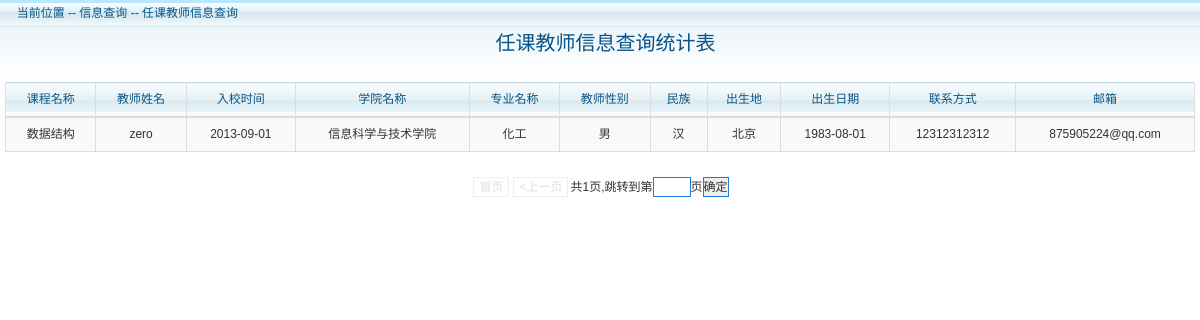
The app's page /students/teacherInfo.php?p=1 (signed in) with its own data.
### tables this page shows
CREATE TABLE IF NOT EXISTS `teacher` (
  `Id` int(10) NOT NULL COMMENT '教师ID',
  `Name` varchar(30) NOT NULL COMMENT '教师姓名',
  `Sex` varchar(10) NOT NULL COMMENT '教师性别',
  `Password` varchar(20) NOT NULL COMMENT '教师登录密码',
  `Academy` int(10) NOT NULL COMMENT '教师所属学院ID',
  `Permission` int(10) NOT NULL COMMENT '权限ID',
  `Speciality` int(10) NOT NULL COMMENT '专业ID',
  `Dates_Enrollment` date NOT NULL COMMENT '入校时间',
  `Phone` varchar(20) NOT NULL COMMENT '联系电话',
  `Identification_Card` varchar(20) NOT NULL COMMENT '身份证号',
  `Nation` varchar(20) NOT NULL COMMENT '民族',
  `BirthPlace` varchar(20) DEFAULT NULL COMMENT '出生地',
  `BirthDay` date DEFAULT NULL COMMENT '出生日期',
  `EMail` varchar(50) NOT NULL COMMENT '邮箱',
  PRIMARY KEY (`Id`),
  KEY `Permission` (`Permission`),
  KEY `Academy` (`Academy`),
  KEY `Speciality` (`Speciality`)
);

CREATE TABLE IF NOT EXISTS `curricula` (
  `Id` int(10) NOT NULL COMMENT '课程ID',
  `Name` varchar(30) NOT NULL COMMENT '课程名',
  `Credit` double NOT NULL COMMENT '学分',
  `Hours` int(10) NOT NULL COMMENT '学时',
  `Speciality_Id` int(10) NOT NULL COMMENT '专业ID',
  `Academy_Id` int(10) NOT NULL COMMENT '学院ID',
  `Type` int(10) NOT NULL COMMENT '课程性质 必修选修之类',
  `Contain` int(10) NOT NULL COMMENT '课程容量',
  PRIMARY KEY (`Id`),
  KEY `Speciality_Id` (`Speciality_Id`),
  KEY `Academy_Id` (`Academy_Id`),
  KEY `Type` (`Type`)
);

CREATE TABLE IF NOT EXISTS `academy` (
  `Id` int(10) NOT NULL COMMENT '学院ID',
  `Name` varchar(30) NOT NULL COMMENT '学院名称',
  PRIMARY KEY (`Id`)
);

CREATE TABLE IF NOT EXISTS `speciality` (
  `Id` int(10) NOT NULL COMMENT '专业ID',
  `Name` varchar(50) NOT NULL COMMENT '专业名称',
  PRIMARY KEY (`Id`)
);

### students/teacherInfo.php (the view, shortened to what this page needs)
<?php
require_once("../connect.php");
$student=$_SESSION['id'];
$page=$_GET['p'];
$pageSize=10;
$total_sql="select count(*) from(select curricula.Name as a,teacher.Name as b,teacher.Dates_Enrollment,academy.Name as c,speciality.Name as d,teacher.Sex,teacher.Nation,teacher.BirthPlace,teacher.BirthDay,teacher.Phone,teacher.EMail
from teacher,academy,speciality,curricula_variable,shouke,curricula where curricula_variable.Student_Id='$student'and curricula_variable.Curricula_Id=shouke.Curricula_Id and shouke.Teacher_Id=teacher.Id and teacher.Academy=academy.Id and teacher.Speciality=speciality.Id and curricula.Id=curricula_variable.Curricula_Id) sc";
$total_result=mysqli_fetch_array(mysqli_query($conn,$total_sql));
$total=$total_result[0];
$total_pages=ceil($total/$pageSize);
$start=($page-1)*$pageSize;
$sql="select curricula.Name as a,teacher.Name as b,teacher.Dates_Enrollment,academy.Name as c,speciality.Name as d,teacher.Sex,teacher.Nation,teacher.BirthPlace,teacher.BirthDay,teacher.Phone,teacher.EMail
from teacher,academy,speciality,curricula_variable,shouke,curricula where curricula_variable.Student_Id='$student'and curricula_variable.Curricula_Id=shouke.Curricula_Id and shouke.Teacher_Id=teacher.Id and teacher.Academy=academy.Id and teacher.Speciality=speciality.Id and curricula.Id=curricula_variable.Curricula_Id limit {$start},{$pageSize}";
$res1=mysqli_query($conn,$sql);
?>
<!DOCTYPE html>
<html lang="en">
<head>
    <link href="../css/bootstrap.css" type="text/css" rel="stylesheet" />
    <link href="../images/style.css" rel="stylesheet" type="text/css" />
</head>
<body >
<div id="contentWrap">
    <div class="pageTitle">&nbsp;&nbsp;<span>当前位置 -- 信息查询 -- 任课教师信息查询</span></div>
    <div class="pageColumn">
        <div class="pageButton"><h1 style="text-align:center">&nbsp;&nbsp;任课教师信息查询统计表</h1></div>
<table class="table table-bordered table-striped" align="center" id="table1" >
    <thead align="center">
    <td>
        课程名称
    </td>
    <td>
        教师姓名
    </td>
    <td>
        入校时间
    </td>
    <td>
        学院名称
    </td>
    <td>
        专业名称
    </td>
    <td>
        教师性别
    </td>
    <td>
        民族
    </td>
    <td>
        出生地
    </td>
    <td>
        出生日期
    </td>
    <td>
        联系方式
    </td>
    <td>
        邮箱
    </td>
    </thead>
    <tbody align="center">
    <?php while($arr=mysqli_fetch_array($res1)){
        ?>
        <tr>
            <td><?php echo $arr['a']?></td>
            <td><?php echo $arr['b']?></td>
            <td><?php echo $arr['Dates_Enrollment']?></td>
            <td><?php echo $arr['c']?></td>
            <td><?php echo $arr['d']?></td>
            <td><?php echo $arr['Sex']?></td>
            <td><?php echo $arr['Nation']?></td>
            <td><?php echo $arr['BirthPlace']?></td>
            <td><?php echo $arr['BirthDay']?></td>
            <td><?php echo $arr['Phone']?></td>
            <td><?php echo $arr['EMail']?></td>
        </tr>
    <?php }?>
    </tbody>
</table>
</div></div>
<?php
$page_banner="<div class='page'>";
if($page>1){
    $page_banner.="<br/><a href='".$_SERVER['PHP_SELF']."?p=1'>首页</a>";
    $page_banner.="<a href='".$_SERVER['PHP_SELF']."?p=".($page-1)."'><上一页</a>";
}else{
    $page_banner.="<span class='disable'>首页</a></span>";
    $page_banner.="<span class='disable'><上一页</a></span>";
}
$page_banner.="共{$total_pages}页,";
$page_banner.="<form action='teacherInfo.php' method='get'>";
$page_banner.="跳转到第<input type='text' size='3' name='p' id='aaa'>页";
$page_banner.="<input type='submit' value='确定' onclick='bbb()'>";
$page_banner.="</form></div>";
echo $page_banner;?>
</body>
</html>

### images/style.css (style rules this page uses)
﻿ body, h1, h2, h3, h4, h5, h6, hr, p, blockquote, dl, dt, dd, ul, ol, li, pre, form, fieldset, legend, button, input, textarea, th, td, img { border:medium none; margin: 0; padding: 0; }
body,button, input, select, textarea { font: 12px/1.5 '宋体',tahoma, Srial, helvetica, sans-serif; }
h1, h2, h3, h4, h5, h6 { font-size: 100%; }
table { border-collapse: collapse; border-spacing: 0; }
.page { width:100%; height:500px; background:#198bc9 }
.pageTitle { height:27px; line-height:27px; color:#075587; background:url(page-pageTitle-bg.gif); }
.pageTitle span { margin-left:10px; }
.pageButton { height:50px;color:#075587;font-size: 20px; }
.pageColumn { background:url(page-bg.gif) repeat-x; padding:5px; }
.pageColumn table { width:100% }
.pageColumn thead { border:1px solid #bfd8e0; color:#075587; background:url(page-thead-bg.gif); }
.pageColumn tbody tr { border:1px solid #bfd8e0; height:28px; }
.pageColumn tbody td { text-align:center;border:1px solid #c5dbe2 }

### students/teacherInfo.php (style rules this page uses)
body { background:#FFF }
div.page { background-color: white; text-align: center; height: 50px; }
div.page input { border:1px solid #1D7AD9; }
div.page span.disable { border:#eee 1px solid;padding:2px 5px;margin: 2px;color :#ddd; }
div.page form { display:inline; }

### records on screen
teacher: curricula.Name "数据结构", Name "zero", Dates_Enrollment "2013-09-01", Academy.Name "信息科学与技术学院", Speciality.Name "化工", Sex "男", Nation "汉", BirthPlace "北京", BirthDay "1983-08-01", Phone "12312312312", EMail "875905224@qq.com"

### other values on screen
$page_banner "共1页,"
